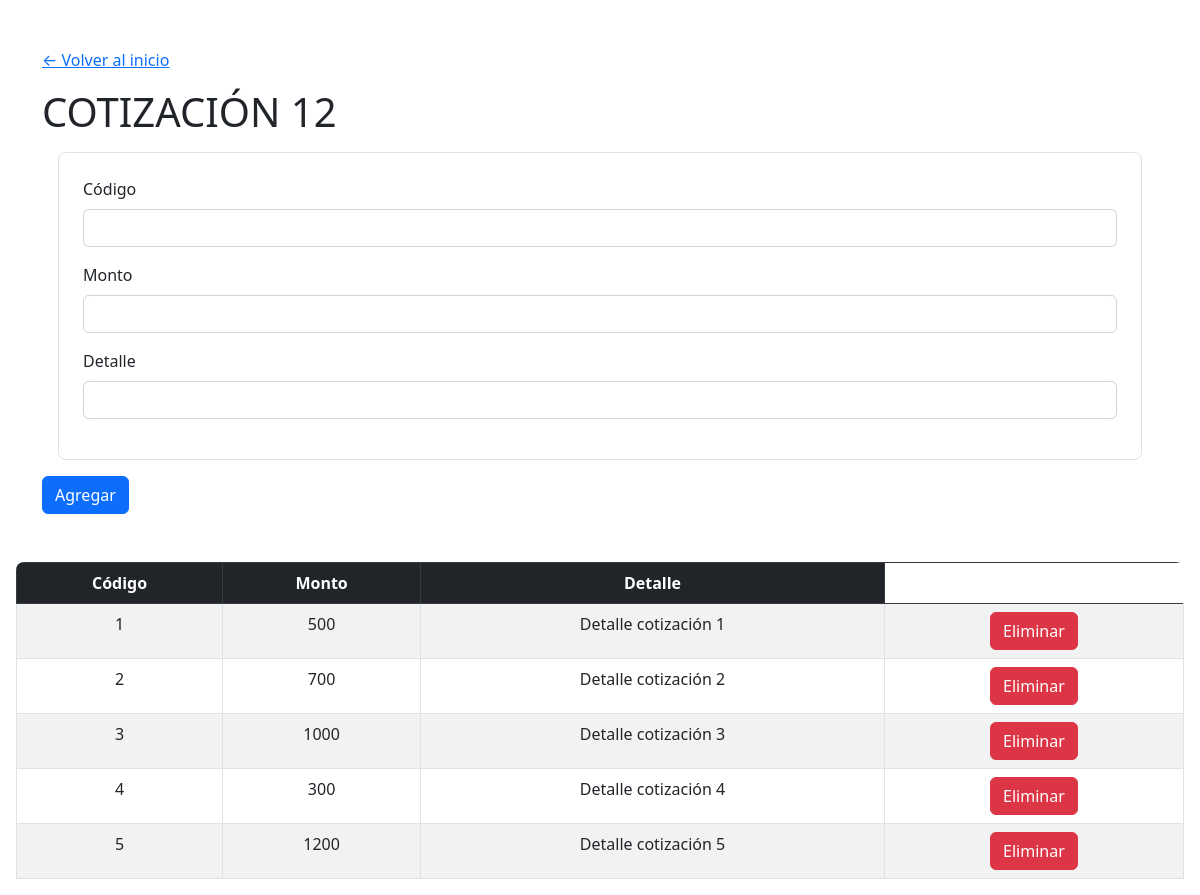
Screenshot of /pagina-web/cotizacion/cotizacion.php with the database file from the repository.
### tables this page shows
CREATE TABLE cotizacion (
   codigo INT PRIMARY KEY,
   monto INT NOT NULL,
   detalle TEXT NOT NULL,
   visita_proxima INT 
);

### pagina-web/cotizacion/cotizacion_select.php (called while the page is built, shortened)
<?php
require('../config/conexion.php');
$query = "SELECT * FROM cotizacion";
$resultadoCotizacion = mysqli_query($conn, $query) or die(mysqli_error($conn));

### pagina-web/cotizacion/cotizacion.php (the view, shortened to what this page needs)
<?php
include "../includes/header.php";
?>
<h1 class="mt-3">COTIZACIÓN 12</h1>
<div class="formulario p-4 m-3 border rounded-3">
    <form action="cotizacion_insert.php" method="post" class="form-group">
        <div class="mb-3">
            <label for="codigo" class="form-label">Código</label>
            <input type="number" class="form-control" id="codigo" name="codigo" required>
        </div>
        <div class="mb-3">
            <label for="monto" class="form-label">Monto</label>
            <input type="number" class="form-control" id="monto" name="monto"  required>
        </div>
        <div class="mb-3">
            <label for="detalle" class="form-label">Detalle</label>
            <input type="text" class="form-control" id="detalle" name="detalle" required>
        </div>
        </div>
        <button type="submit" class="btn btn-primary">Agregar</button>
</div>
<?php
require("cotizacion_select.php");
if($resultadoCotizacion and $resultadoCotizacion->num_rows > 0):
?>
<div class="tabla mt-5 mx-3 rounded-3 overflow-hidden">
    <table class="table table-striped table-bordered">
        <thead class="table-dark">
            <tr>
                <th scope="col" class="text-center">Código</th>
                <th scope="col" class="text-center">Monto</th>
                <th scope="col" class="text-center">Detalle</th>
            </tr>
        </thead>
        <tbody>
            <?php
            foreach ($resultadoCotizacion as $fila):
            ?>
            <tr>
                <td class="text-center"><?= $fila["codigo"]; ?></td>
                <td class="text-center"><?= $fila["monto"]; ?></td>
                <td class="text-center"><?= $fila["detalle"]; ?></td>
                <td class="text-center">
                    <form action="cotizacion_delete.php" method="post">
                        <button type="submit" class="btn btn-danger">Eliminar</button>
                    </form>
                </td>
            </tr>
            <?php
            endforeach;
            ?>
        </tbody>
    </table>
</div>
<?php
endif;
include "../includes/footer.php";
?>

### rows the page displays
cotizacion: codigo "1", monto "500", detalle "Detalle cotización 1"
cotizacion: codigo "2", monto "700", detalle "Detalle cotización 2"
cotizacion: codigo "3", monto "1000", detalle "Detalle cotización 3"
cotizacion: codigo "4", monto "300", detalle "Detalle cotización 4"
cotizacion: codigo "5", monto "1200", detalle "Detalle cotización 5"
